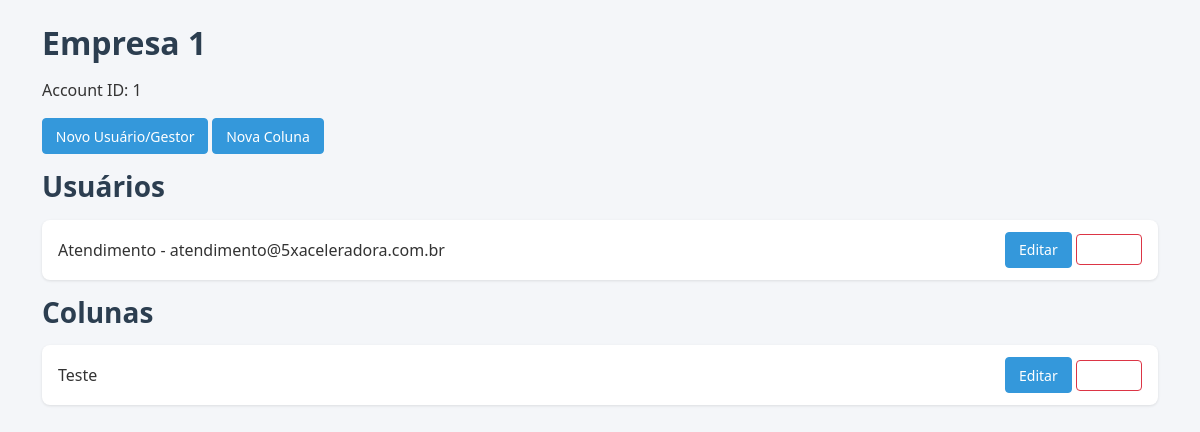
Screenshot of /superadmin/empresa/1 (signed in) with the database file from the repository.
### app/models.py (models this page shows)
class Empresa(db.Model):
    __tablename__ = 'empresas'
    id = db.Column(db.Integer, primary_key=True)
    nome = db.Column(db.String(120), nullable=False)
    account_id = db.Column(db.String(120), unique=True, nullable=False)
    columns = db.relationship('Column', backref='empresa', cascade='all, delete', lazy=True)
    usuarios = db.relationship('Usuario', backref='empresa', cascade='all, delete', lazy=True)
    custom_fields = db.Column(db.JSON, nullable=False, default=list)

class Usuario(db.Model):
    __tablename__ = 'usuarios'
    id = db.Column(db.Integer, primary_key=True)
    user_id = db.Column(db.String(120), nullable=False)
    user_email = db.Column(db.String(120), nullable=False)
    user_name = db.Column(db.String(120), nullable=False)
    role = db.Column(db.String(50), nullable=False)
    empresa_id = db.Column(db.Integer, db.ForeignKey('empresas.id'), nullable=False)
    cards = db.relationship('Card', backref='usuario', lazy=True)

class Column(db.Model):
    __tablename__ = 'columns'
    id = db.Column(db.Integer, primary_key=True)
    name = db.Column(db.String(80), nullable=False)
    empresa_id = db.Column(db.Integer, db.ForeignKey('empresas.id'), nullable=False)
    cards = db.relationship('Card', backref='column', cascade='all, delete', lazy=True)

### app/superadmin.py (the view)
@superadmin_bp.route('/empresa/<int:empresa_id>')
def empresa_detail(empresa_id):
    empresa = Empresa.query.get_or_404(empresa_id)
    usuarios = Usuario.query.filter_by(empresa_id=empresa_id).all()
    columns = Column.query.filter_by(empresa_id=empresa_id).all()
    return render_template(
        'superadmin/empresa_detail.html',
        empresa=empresa,
        usuarios=usuarios,
        columns=columns,
    )

### app/auth.py (called while the page is built)
@auth_bp.before_app_request
def load_logged_in_user():
    user_id = session.get('usuario_id')
    if user_id is None:
        g.user = None
    else:
        g.user = Usuario.query.get(user_id)

### app/superadmin.py (called while the page is built)
@superadmin_bp.before_request
def check_superadmin_token():
    if g.get('user') and g.user.role == 'superadmin':
        return
    _require_token()

### app/templates/superadmin/empresa_detail.html (shortened to what this page needs)
{% extends 'superadmin/layout.html' %}
{% block content %}
<h2>{{ empresa.nome }}</h2>
<p>Account ID: {{ empresa.account_id }}</p>
<div class="mb-3">
  <a href="{{ url_for('superadmin.create_usuario', token=session['superadmin_token'], empresa_id=empresa.id, next=url_for('superadmin.empresa_detail', empresa_id=empresa.id, token=session['superadmin_token'])) }}" class="btn btn-outline-secondary btn-sm">Novo Usuário/Gestor</a>
  <a href="{{ url_for('superadmin.create_column', token=session['superadmin_token'], empresa_id=empresa.id, next=url_for('superadmin.empresa_detail', empresa_id=empresa.id, token=session['superadmin_token'])) }}" class="btn btn-outline-secondary btn-sm">Nova Coluna</a>
</div>
<h3>Usuários</h3>
<ul>
  {% for usr in usuarios %}
  <li class="d-flex justify-content-between align-items-center">
    <span>{{ usr.user_name }} - {{ usr.user_email }}</span>
    <div>
      <a href="{{ url_for('superadmin.edit_usuario', usuario_id=usr.id, token=session['superadmin_token'], next=url_for('superadmin.empresa_detail', empresa_id=empresa.id, token=session['superadmin_token'])) }}" class="btn btn-outline-primary btn-sm">Editar</a>
      <form method="post" action="{{ url_for('superadmin.delete_usuario', usuario_id=usr.id, token=session['superadmin_token']) }}" class="d-inline">
        <button type="submit" class="btn btn-outline-danger btn-sm">Deletar</button>
      </form>
    </div>
  </li>
  {% endfor %}
</ul>
<h3>Colunas</h3>
<ul>
  {% for col in columns %}
  <li class="d-flex justify-content-between align-items-center">
    <span>{{ col.name }}</span>
    <div>
      <a href="{{ url_for('superadmin.edit_column', column_id=col.id, token=session['superadmin_token'], next=url_for('superadmin.empresa_detail', empresa_id=empresa.id, token=session['superadmin_token'])) }}" class="btn btn-outline-primary btn-sm">Editar</a>
      <form method="post" action="{{ url_for('superadmin.delete_column', column_id=col.id, token=session['superadmin_token']) }}" class="d-inline">
        <button type="submit" class="btn btn-outline-danger btn-sm">Deletar</button>
      </form>
    </div>
  </li>
  {% endfor %}
</ul>
{% endblock %}

### app/static/superadmin.css (style rules this page uses)
body { background-color: #f4f6f9; color: #333; font-family: 'Segoe UI', Tahoma, Geneva, Verdana, sans-serif; }
h2, h3 { color: #2c3e50; font-weight: 600; margin-bottom: 1rem; }
ul { list-style: none; padding: 0; }
ul li { background: #fff; padding: 0.75rem 1rem; margin-bottom: 0.5rem; border-radius: 8px; box-shadow: 0 1px 3px rgba(0,0,0,0.1); }
form { margin-bottom: 1.5rem; }
button, a.btn { background-color: #3498db; border-color: #3498db; color: #fff !important; padding: 0.4rem 0.8rem; text-decoration: none; }

### rows the page displays
Empresa: nome "Empresa 1", account_id "1"
Usuario: user_name "Atendimento", user_email "atendimento@5xaceleradora.com.br"
Column: name "Teste"
